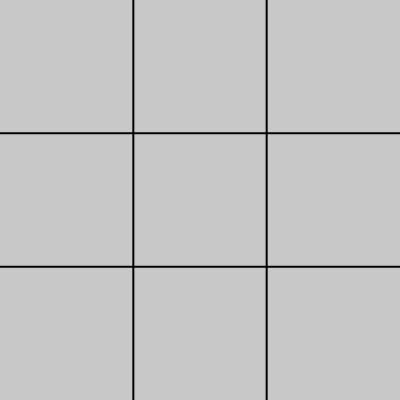
Frame 1 (no input)
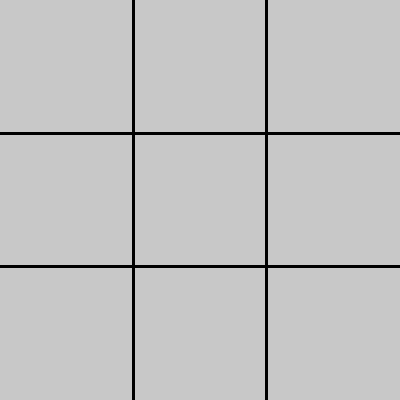
Frame 60 (no input)
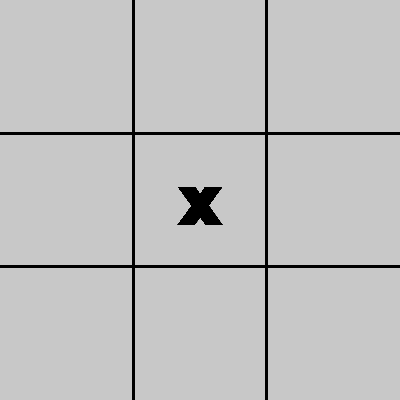
Frame 120 (the mouse pressed at the canvas centre since frame 60)

The p5.js sketch that drew these frames (run headless with seeded random() and noise() and a simulated clock; from frame 60 on, the mouse is pressed at the canvas centre):

// p5.js sketch
// ── sketch.js
/// <reference path="lib/p5.global-mode.d.ts" />
"use strict";

let boxHeight, boxWidth;
function setup() {
  angleMode(DEGREES);
  createCanvas(400, 400, P2D);
  background(200);
  boxWidth = width / 3;
  boxHeight = height / 3;
}

let grid = [
  ["", "", ""],
  ["", "", ""],
  ["", "", ""],
];

let players = ["X", "O"];
let playerIndex = 0;
const letterStrokeWeight = 10;
let hasPlayerWon = false
let playerWhoWon = undefined
let isGameOver = false



function draw() {
  stroke("black");
  plotGrid(grid, boxHeight, boxWidth)

  if (hasPlayerWon) {
    alert(`Game Over!! Player ${playerWhoWon} has won!`)
    noLoop()
    return;
  } else if (isGameOver) {
    alert(`Game Over!! No other possible moves available! Refresh the page to continue again`)
    noLoop()
    return;
  }
  console.log('drawing');


}

function mousePressed() {
  if (hasPlayerWon || isGameOver) return

  let i = floor(mouseX / boxWidth);
  let j = floor(mouseY / boxHeight);
  let currPlayer = players[playerIndex]
  if (grid[i][j] == "") {
    grid[i][j] = currPlayer
    playerIndex = (playerIndex + 1) % players.length;
    if (checkPlayerWin(grid)) {
      hasPlayerWon = true
      playerWhoWon = currPlayer
    } else if (checkGameOver(grid)) {
      isGameOver = true
    }
  }

}

// ── style.css
/* Body styling */
body {
  font-family: Arial, sans-serif;
  margin: 0;
  padding: 0;
  background-color: #f5f5f5;
}

/* Header styling */
h1 {
  text-align: center;
  margin-top: 30px;
  color: #4d4d4d;
}

/* List styling */
ol {
  list-style-type: none;
  padding: 0;
  margin: 30px auto;
  max-width: 800px;
}

li {
  padding: 15px;
  margin-bottom: 10px;
  background-color: #fff;
  border-radius: 5px;
  box-shadow: 0 2px 4px rgba(0, 0, 0, 0.2);
  display: flex;
  justify-content: space-between;
}

/* Link styling */
a {
  color: #4d4d4d;
  text-decoration: none;
  font-weight: bold;
  transition: all 0.2s ease-in-out;
  flex: 1;
}

/* arrow styling */
li span {
  margin-right: 20px;
}

a::after a:hover {
  color: #727171;
}

@media only screen and (max-width: 600px) {
  li {
    padding: 10px;
  }
}

// ── utils.js

function plotGrid(grid, boxHeight, boxWidth) {

  strokeWeight(2);
  line(0, boxHeight, width, boxHeight);
  line(0, boxHeight * 2, width, boxHeight * 2);
  line(boxWidth, 0, boxWidth, height);
  line(boxWidth * 2, 0, boxWidth * 2, height);

  strokeWeight(letterStrokeWeight);
  textSize(40);
  textAlign(CENTER);
  for (let i = 0; i < grid.length; i++) {
    for (let j = 0; j < grid[0].length; j++) {
      const el = grid[i][j];
      let textX = i * boxWidth + boxWidth / 2;
      let textY = j * boxHeight + boxHeight / 2 + letterStrokeWeight * 2;
      text(el, textX, textY);
    }
  }
}

function checkPlayerWin(grid) {
  const isLineValid = (row) =>
    row.length === 3 && row[0] !== "" && row.every((el) => el === row[0]);

  let leftDiagEls = [];
  let rigthDiagEls = [];
  for (let i = 0; i < grid.length; i++) {
    let colElements = [];
    let rowElements = [];
    for (let j = 0; j < grid[0].length; j++) {

      const el = grid[i][j];
      if (i == j) {
        leftDiagEls.push(el);
      }
      if (i + j === grid.length - 1) {
        rigthDiagEls.push(el)
      }
      colElements.push(grid[j][i]);
      rowElements.push(grid[i][j]);
    }
    console.log(rigthDiagEls);

    if (
      isLineValid(colElements) ||
      isLineValid(rowElements) ||
      isLineValid(leftDiagEls) ||
      isLineValid(rigthDiagEls)
    ) return true
  }
  return false
}

const checkGameOver = grid => {
  for (let i = 0; i < grid.length; i++) {
    for (let j = 0; j < grid[0].length; j++) {
      const el = grid[i][j]
      if (el === '') return false
    }
  }
  return true
}
